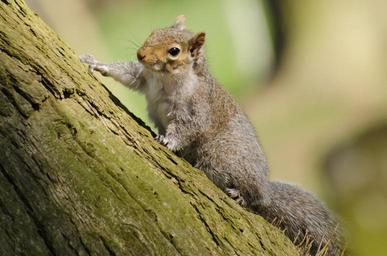
#> input picture sw/data/images/squirrel.jpg, 387 x 256 px
$ python gen_media.py
#> lines starting #> are read from the running program, lines starting #| are printed output that depends on the picture
#!/usr/bin/env python3
"""
Generates the original demo media in this directory (docs/demo.md):

  zeitlos.svg   a vector clock face for view's SVG renderer
  squirrel.pgm  sw/data/images/squirrel.jpg, grey, 1.6x -- no JPEG
                decoder between the card and the screen (needs Pillow)

    python3 sw/data/demo/gen_media.py

Needs Pillow. Deterministic: rerunning reproduces the same bytes.
"""
import os, math

HERE = os.path.dirname(os.path.abspath(__file__))
W, H = 640, 480

def svg():
    cx, cy, r = 320, 240, 200
    out = ['<?xml version="1.0" encoding="UTF-8"?>',
           '<svg xmlns="http://www.w3.org/2000/svg" width="640" height="480" viewBox="0 0 640 480">',
           '<rect x="0" y="0" width="640" height="480" fill="white"/>',
           f'<circle cx="{cx}" cy="{cy}" r="{r + 16}" fill="black"/>',
           f'<circle cx="{cx}" cy="{cy}" r="{r}" fill="white"/>',
           f'<circle cx="{cx}" cy="{cy}" r="{r - 10}" fill="none" stroke="black" stroke-width="2"/>']
    # minute ticks and hour wedges
    for i in range(60):
        a = math.radians(i * 6)
        big = i % 5 == 0
        r0 = r - (34 if big else 22); r1 = r - 14
        w = 8 if big else 2
        x0, y0 = cx + r0 * math.sin(a), cy - r0 * math.cos(a)
        x1, y1 = cx + r1 * math.sin(a), cy - r1 * math.cos(a)
        out.append(f'<line x1="{x0:.1f}" y1="{y0:.1f}" x2="{x1:.1f}" y2="{y1:.1f}" '
                   f'stroke="black" stroke-width="{w}"/>')
    # a spiral of dots: time running outwards
    for i in range(40):
        a = i * 0.55; rr = 12 + i * 3.2
        out.append(f'<circle cx="{cx + rr * math.cos(a):.1f}" cy="{cy + rr * math.sin(a):.1f}" '
                   f'r="{1.5 + i * 0.12:.1f}" fill="black"/>')
    # hands: star-shaped hour hand with evenodd, curved minute hand
    out.append(f'<g transform="translate({cx},{cy}) rotate(-50)">'
               '<path d="M -9 0 Q 0 -120 9 0 Q 0 22 -9 0 Z" fill="black"/></g>')
    out.append(f'<g transform="translate({cx},{cy}) rotate(75)">'
               '<path d="M -6 0 C -4 -80 4 -80 6 -150 C 10 -80 6 -40 6 0 Q 0 16 -6 0 Z" fill="black"/></g>')
    pts = []
    for i in range(10):
        a = math.radians(i * 36); rr = 26 if i % 2 == 0 else 11
        pts.append(f"{cx + rr * math.sin(a):.1f},{cy - rr * math.cos(a):.1f}")
    out.append(f'<polygon points="{" ".join(pts)}" fill="white" stroke="black" stroke-width="3"/>')
    out.append(f'<circle cx="{cx}" cy="{cy}" r="5" fill="black"/>')
    out.append('</svg>')
    with open(os.path.join(HERE, "zeitlos.svg"), "w") as f:
        f.write("\n".join(out) + "\n")

def squirrel():
    from PIL import Image
    src = os.path.join(HERE, "..", "images", "squirrel.jpg")
    im = Image.open(src).convert("L")
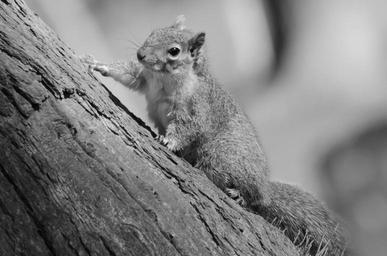
#> im: PIL image 387x256 L; min 1, max 247, mean 129.2
    im = im.resize((im.width * 8 // 5, im.height * 8 // 5), Image.LANCZOS)
#> im: PIL image 619x409 L
    with open(os.path.join(HERE, "squirrel.pgm"), "wb") as f:
        f.write(b"P5\n# Zeitlos demo: sw/data/images/squirrel.jpg (sw/data/demo/gen_media.py)\n")
        f.write(b"%d %d\n255\n" % (im.width, im.height))
        f.write(im.tobytes())

if __name__ == "__main__":
    svg()
    squirrel()
